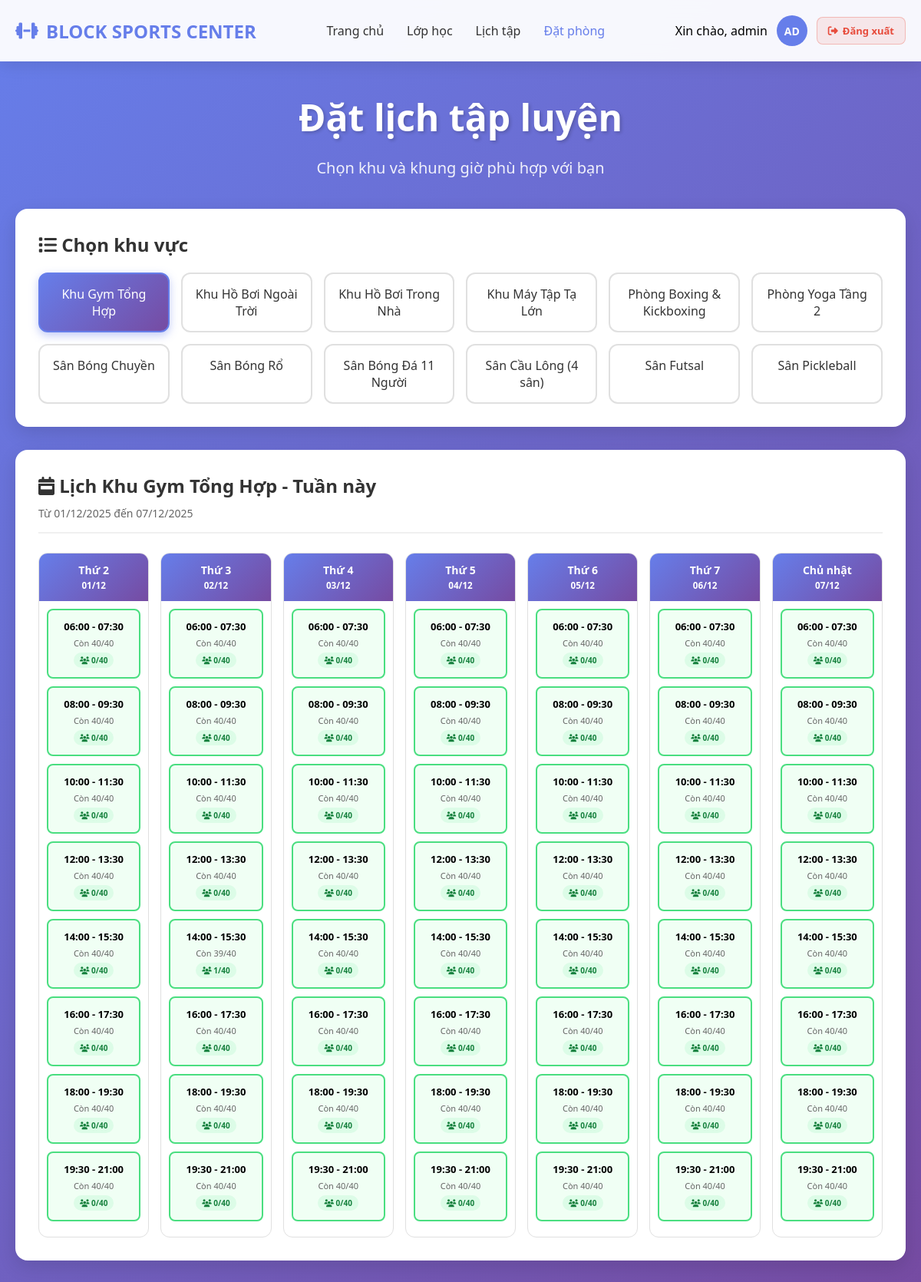
The page /public/user/booking.php (signed in) on the database its author committed.
### tables this page shows
CREATE TABLE `khu` (
  `MAKHU` int(10) UNSIGNED NOT NULL,
  `TENKHU` varchar(100) NOT NULL,
  `LOAIKHU` varchar(10) DEFAULT NULL
);

CREATE TABLE `phong` (
  `MAPHONG` int(10) UNSIGNED NOT NULL,
  `MAKHU` int(10) UNSIGNED NOT NULL,
  `TENPHONG` varchar(100) NOT NULL,
  `SUCCHUA` int(10) UNSIGNED NOT NULL,
  `GHICHU` text DEFAULT NULL,
  `HOATDONG` tinyint(1) NOT NULL DEFAULT 1,
  `CALO_MOI_GIO` int(11) NOT NULL DEFAULT 0 COMMENT 'Calo tiêu thụ trung bình mỗi giờ'
);

### public/user/booking.php (the view, shortened to what this page needs)
<?php
$db = Database::getInstance()->getConnection();
$checkMemberQuery = "SELECT MAHV FROM hoivien WHERE MAHV = ? AND TRANGTHAI = 'ACTIVE'";
$checkMemberStmt = $db->prepare($checkMemberQuery);
$checkMemberStmt->execute([$_SESSION['user_id']]);
$isMember = $checkMemberStmt->fetch(PDO::FETCH_ASSOC);
$sessionName = $_SESSION['fullname'] ?? $_SESSION['username'] ?? 'Khách';
$avatar = mb_strtoupper(mb_substr(trim($sessionName), 0, 2, 'UTF-8'), 'UTF-8');
$user = [
    'name'      => $sessionName,
    'member_id' => 'HV' . str_pad($_SESSION['user_id'], 4, '0', STR_PAD_LEFT),
    'avatar'    => $avatar,
];
$areasQuery = "SELECT MAKHU, TENKHU, LOAIKHU FROM khu ORDER BY TENKHU";
$areasStmt = $db->query($areasQuery);
$areas = $areasStmt->fetchAll(PDO::FETCH_ASSOC);
$selectedArea = $_GET['area'] ?? ($areas[0]['MAKHU'] ?? null);
$areaInfo = null;
if ($selectedArea) {
    $areaInfoQuery = "SELECT * FROM khu WHERE MAKHU = ?";
    $areaInfoStmt = $db->prepare($areaInfoQuery);
    $areaInfoStmt->execute([$selectedArea]);
    $areaInfo = $areaInfoStmt->fetch(PDO::FETCH_ASSOC);
}
$rooms = [];
if ($selectedArea) {
    $roomsQuery = "SELECT MAPHONG, TENPHONG, SUCCHUA FROM phong WHERE MAKHU = ? AND HOATDONG = 1";
    $roomsStmt = $db->prepare($roomsQuery);
    $roomsStmt->execute([$selectedArea]);
    $rooms = $roomsStmt->fetchAll(PDO::FETCH_ASSOC);
}
$startOfWeek = date('Y-m-d', strtotime('monday this week'));
$endOfWeek = date('Y-m-d', strtotime('sunday this week'));
$bookings = [];
if ($selectedArea && count($rooms) > 0) {
    $roomIds = array_column($rooms, 'MAPHONG');
    $placeholders = implode(',', array_fill(0, count($roomIds), '?'));
    $bookingsQuery = "
        SELECT
            dp.MADP,
            dp.MAPHONG,
            dp.BATDAU,
            dp.KETTHUC,
            dp.TRANGTHAI,
            p.TENPHONG,
            p.SUCCHUA,
            COUNT(dp2.MADP) as CURRENT_BOOKINGS
        FROM datphong dp
        JOIN phong p ON dp.MAPHONG = p.MAPHONG
        LEFT JOIN datphong dp2 ON dp2.MAPHONG = dp.MAPHONG
            AND dp2.BATDAU = dp.BATDAU
            AND dp2.KETTHUC = dp.KETTHUC
            AND dp2.TRANGTHAI IN ('PENDING', 'CONFIRMED')
        WHERE dp.MAPHONG IN ($placeholders)
          AND DATE(dp.BATDAU) BETWEEN ? AND ?
          AND dp.TRANGTHAI IN ('PENDING', 'CONFIRMED')
        GROUP BY dp.MADP, dp.MAPHONG, dp.BATDAU, dp.KETTHUC, dp.TRANGTHAI, p.TENPHONG, p.SUCCHUA
        ORDER BY dp.BATDAU
    ";
    $bookingsStmt = $db->prepare($bookingsQuery);
    $params = array_merge($roomIds, [$startOfWeek, $endOfWeek]);
    $bookingsStmt->execute($params);
    $bookings = $bookingsStmt->fetchAll(PDO::FETCH_ASSOC);
}
$daysOfWeek = ['Monday', 'Tuesday', 'Wednesday', 'Thursday', 'Friday', 'Saturday', 'Sunday'];
$daysVN = ['Thứ 2', 'Thứ 3', 'Thứ 4', 'Thứ 5', 'Thứ 6', 'Thứ 7', 'Chủ nhật'];
$timeSlots = [
    '06:00 - 07:30',
    '08:00 - 09:30',
    '10:00 - 11:30',
    '12:00 - 13:30',
    '14:00 - 15:30',
    '16:00 - 17:30',
    '18:00 - 19:30',
    '19:30 - 21:00'
];
$bookedSlots = [];
foreach ($bookings as $booking) {
    $dayOfWeek = date('l', strtotime($booking['BATDAU']));
    $timeSlot = date('H:i', strtotime($booking['BATDAU'])) . ' - ' . date('H:i', strtotime($booking['KETTHUC']));
    $key = $dayOfWeek . '|' . $booking['MAPHONG'] . '|' . $timeSlot;
    if (!isset($bookedSlots[$key])) {
        $bookedSlots[$key] = [
            'current' => 0,
            'max' => (int)$booking['SUCCHUA']
        ];
    }
    $countQuery = "
        SELECT COUNT(*) as total
        FROM datphong
        WHERE MAPHONG = ?
          AND BATDAU = ?
          AND KETTHUC = ?
          AND TRANGTHAI IN ('PENDING', 'CONFIRMED')
    ";
    $countStmt = $db->prepare($countQuery);
    $countStmt->execute([
        $booking['MAPHONG'],
        $booking['BATDAU'],
        $booking['KETTHUC']
    ]);
    $countResult = $countStmt->fetch(PDO::FETCH_ASSOC);
    $bookedSlots[$key]['current'] = (int)$countResult['total'];
}
?>
<!DOCTYPE html>
<html lang="vi">
<head>
    <link rel="stylesheet" href="https://cdnjs.cloudflare.com/ajax/libs/font-awesome/6.4.0/css/all.min.css">
</head>
<body>
    <header class="header">
        <div class="header-container">
            <div class="logo">
                <i class="fas fa-dumbbell"></i>
                BLOCK SPORTS CENTER
            </div>
            <nav class="nav">
                <a href="/block-sports-center/public/index.php?page=user">Trang chủ</a>
                <a href="/block-sports-center/public/user/classes.php">Lớp học</a>
                <a href="/block-sports-center/public/user/schedule.php">Lịch tập</a>
                <a href="/block-sports-center/public/user/booking.php" class="active">Đặt phòng</a>
            </nav>
            <div class="user-menu">
                <span>Xin chào, <?php echo htmlspecialchars($user['name']); ?></span>
                <div class="user-avatar"><?php echo htmlspecialchars($user['avatar']); ?></div>
                <a href="/block-sports-center/public/index.php?page=logout" class="logout-link">
                    <i class="fas fa-sign-out-alt"></i> Đăng xuất
                </a>
            </div>
        </div>
    </header>
    <section class="hero">
        <h1>Đặt lịch tập luyện</h1>
        <p>Chọn khu và khung giờ phù hợp với bạn</p>
    </section>
    <section class="booking-section">
        <div class="area-selector">
            <h2><i class="fas fa-list"></i> Chọn khu vực</h2>
            <div class="area-grid">
                <?php foreach ($areas as $area): ?>
                    <a href="?area=<?= $area['MAKHU'] ?>"
                       class="area-btn <?= $selectedArea == $area['MAKHU'] ? 'active' : '' ?>">
                        <?= htmlspecialchars($area['TENKHU']) ?>
                    </a>
                <?php endforeach; ?>
            </div>
        </div>
        <?php if ($areaInfo): ?>
            <div class="schedule-container">
                <div class="schedule-header">
                    <h2>
                        <i class="fas fa-calendar-week"></i>
                        Lịch <?= htmlspecialchars($areaInfo['TENKHU']) ?> - Tuần này
                    </h2>
                    <div class="week-info">
                        Từ <?= date('d/m/Y', strtotime($startOfWeek)) ?>
                        đến <?= date('d/m/Y', strtotime($endOfWeek)) ?>
                    </div>
                </div>
                <?php if (count($rooms) > 0): ?>
                    <div class="schedule-grid">
                        <?php foreach ($daysOfWeek as $index => $day): ?>
                            <div class="day-column">
                                <div class="day-header">
                                    <?= $daysVN[$index] ?><br>
                                    <small><?= date('d/m', strtotime($startOfWeek . ' +' . $index . ' days')) ?></small>
                                </div>
                                <div class="time-slots">
                                    <?php foreach ($timeSlots as $timeSlot): ?>
                                        <?php
                                        $slotDate = date('Y-m-d', strtotime($startOfWeek . ' +' . $index . ' days'));
                                        $firstRoom = $rooms[0];
                                        $slotKey = $day . '|' . $firstRoom['MAPHONG'] . '|' . $timeSlot;
                                        $currentBookings = 0;
                                        $maxCapacity = (int)$firstRoom['SUCCHUA'];
                                        if (isset($bookedSlots[$slotKey])) {
                                            $currentBookings = $bookedSlots[$slotKey]['current'];
                                            $maxCapacity = $bookedSlots[$slotKey]['max'];
                                        }
                                        $isFull = $currentBookings >= $maxCapacity;
                                        $isAlmostFull = $currentBookings >= ($maxCapacity * 0.8);
                                        $isDisabled = !$isMember;
                                        $cssClass = '';
                                        $slotText = '';
                                        if ($isDisabled) {
                                            $slotText = 'Không khả dụng';
                                        } elseif ($isFull) {
                                            $slotText = 'Đã đầy';
                                        } else {
                                            $slotText = "Còn " . ($maxCapacity - $currentBookings) . "/" . $maxCapacity;
                                        }
                                        $badgeClass = '';
                                        if ($isFull) {
                                            $badgeClass = 'full';
                                        } elseif ($isAlmostFull) {
                                            $badgeClass = 'almost-full';
                                        } else {
                                            $badgeClass = 'available';
                                        }
                                        $onclick = ($isFull || $isDisabled) ? '' : 'openBookingModal(' . $firstRoom['MAPHONG'] . ', \'' . $slotDate . '\', \'' . $timeSlot . '\', \'' . htmlspecialchars($firstRoom['TENPHONG'], ENT_QUOTES) . '\', ' . $currentBookings . ', ' . $maxCapacity . ')';
                                        ?>
                                        <div class="time-slot <?= $cssClass ?>"
                                             onclick="<?= $onclick ?>">
                                            <div class="time-text"><?= $timeSlot ?></div>
                                            <div class="slot-info"><?= $slotText ?></div>
                                            <?php if (!$isDisabled): ?>
                                                <span class="capacity-badge <?= $badgeClass ?>">
                                                    <i class="fas fa-users"></i> <?= $currentBookings ?>/<?= $maxCapacity ?>
                                                </span>
                                            <?php endif; ?>
                                        </div>
                                    <?php endforeach; ?>
                                </div>
                            </div>
                        <?php endforeach; ?>
                    </div>
                <?php endif; ?>
            </div>
        <?php endif; ?>
    </section>
</body>
</html>

### public/user/booking.php (style rules this page uses)
* { margin: 0; padding: 0; box-sizing: border-box; }
body { font-family: system-ui, -apple-system, 'Segoe UI', Roboto, sans-serif; background: linear-gradient(135deg, #667eea 0%, #764ba2 100%); min-height: 100vh; }
.header { background: rgba(255, 255, 255, 0.95); backdrop-filter: blur(10px); padding: 20px 0; box-shadow: 0 4px 20px rgba(0,0,0,0.1); position: sticky; top: 0; z-index: 100; }
.header-container { max-width: 1200px; margin: 0 auto; padding: 0 20px; display: flex; justify-content: space-between; align-items: center; }
.logo { font-size: 24px; font-weight: 700; color: #667eea; display: flex; align-items: center; gap: 10px; }
.nav { display: flex; gap: 30px; align-items: center; }
.nav a { color: #333; text-decoration: none; font-weight: 500; transition: color 0.3s; }
.nav a:hover, .nav a.active { color: #667eea; }
.user-menu { display: flex; align-items: center; gap: 12px; }
.user-avatar { width: 40px; height: 40px; border-radius: 50%; background: #667eea; display: flex; align-items: center; justify-content: center; color: white; font-weight: 600; font-size: 14px; }
.logout-link { display: inline-flex; align-items: center; gap: 6px; padding: 8px 14px; border-radius: 8px; background: rgba(231, 76, 60, 0.1); color: #e74c3c; font-size: 13px; font-weight: 600; text-decoration: none; transition: all 0.2s; border: 1px solid rgba(231, 76, 60, 0.3); }
.hero { max-width: 1200px; margin: 40px auto; padding: 0 20px; color: white; text-align: center; }
.hero h1 { font-size: 48px; margin-bottom: 20px; text-shadow: 2px 2px 4px rgba(0,0,0,0.2); }
.hero p { font-size: 20px; opacity: 0.9; }
.booking-section { max-width: 1200px; margin: 0 auto 40px; padding: 0 20px; }
.area-selector { background: white; border-radius: 16px; padding: 30px; margin-bottom: 30px; box-shadow: 0 8px 24px rgba(0,0,0,0.12); }
.area-selector h2 { font-size: 24px; margin-bottom: 20px; color: #333; }
.area-grid { display: grid; grid-template-columns: repeat(auto-fill, minmax(150px, 1fr)); gap: 15px; }
.area-btn { padding: 15px; border: 2px solid #e0e0e0; border-radius: 12px; background: white; cursor: pointer; transition: all 0.3s; text-align: center; text-decoration: none; color: #333; font-weight: 500; }
.area-btn.active { border-color: #667eea; background: linear-gradient(135deg, #667eea 0%, #764ba2 100%); color: white; box-shadow: 0 4px 12px rgba(102, 126, 234, 0.4); }
.schedule-container { background: white; border-radius: 16px; padding: 30px; box-shadow: 0 8px 24px rgba(0,0,0,0.12); }
.schedule-header { margin-bottom: 25px; padding-bottom: 15px; border-bottom: 2px solid #f0f0f0; }
.schedule-header h2 { font-size: 24px; color: #333; margin-bottom: 10px; }
.week-info { color: #666; font-size: 14px; }
.schedule-grid { display: grid; grid-template-columns: repeat(auto-fit, minmax(140px, 1fr)); gap: 15px; }
.day-column { border: 1px solid #e0e0e0; border-radius: 12px; overflow: hidden; }
.day-header { background: linear-gradient(135deg, #667eea 0%, #764ba2 100%); color: white; padding: 12px; text-align: center; font-weight: 600; font-size: 14px; }
.time-slots { padding: 10px; }
.time-slot { margin-bottom: 10px; padding: 12px; border: 2px solid #e0e0e0; border-radius: 8px; text-align: center; cursor: pointer; transition: all 0.3s; position: relative; background: #f0fff4; border-color: #4ade80; }
.time-text { font-weight: 600; font-size: 13px; margin-bottom: 5px; }
.slot-info { font-size: 11px; color: #666; }
.capacity-badge { display: inline-block; padding: 3px 8px; border-radius: 10px; font-size: 10px; font-weight: 700; margin-top: 5px; }
.capacity-badge.available { background: #dcfce7; color: #15803d; }

### rows shown on the page
khu: TENKHU "Khu Gym Tổng Hợp"
khu: TENKHU "Khu Hồ Bơi Ngoài Trời"
khu: TENKHU "Khu Hồ Bơi Trong Nhà"
khu: TENKHU "Khu Máy Tập Tạ Lớn"
khu: TENKHU "Phòng Boxing & Kickboxing"
khu: TENKHU "Phòng Yoga Tầng 2"
khu: TENKHU "Sân Bóng Chuyền"
khu: TENKHU "Sân Bóng Rổ"
khu: TENKHU "Sân Bóng Đá 11 Người"
khu: TENKHU "Sân Cầu Lông (4 sân)"
khu: TENKHU "Sân Futsal"
khu: TENKHU "Sân Pickleball"
phong: SUCCHUA "Còn 40/40", SUCCHUA "40", MAPHONG "Còn 39/40", MAPHONG "1", MAPHONG "40"

### other values the page prints
$user['name'] "admin"
$user['avatar'] "AD"
$daysVN[$index] "Thứ 2"
$timeSlot "06:00 - 07:30"
$currentBookings "0"
$timeSlot "08:00 - 09:30"
$timeSlot "10:00 - 11:30"
$timeSlot "12:00 - 13:30"
$timeSlot "14:00 - 15:30"
$timeSlot "16:00 - 17:30"
$timeSlot "18:00 - 19:30"
$timeSlot "19:30 - 21:00"
$daysVN[$index] "Thứ 3"
$daysVN[$index] "Thứ 4"
$daysVN[$index] "Thứ 5"
